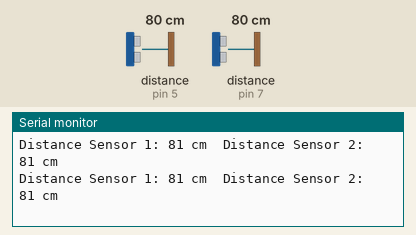
The sketch below on a simulated Arduino Uno, built with avr-gcc and run on an emulated ATmega328P. On the bench: the last lines printed to the serial monitor. The inputs (shaded band) are chosen by the test bench; at power-on: distance to the obstacle (sensors on pin 5, pin 7) 80 cm. The echo pulse lasts 58.3 µs per cm.

Above: at 1.3 s.
1.4 s: distance to the obstacle (sensor on pin 5) set to 2 cm
At 2.0 s:
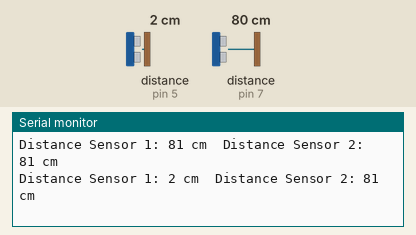
2.9 s: distance to the obstacle (sensor on pin 7) set to 2 cm
At 3.5 s:
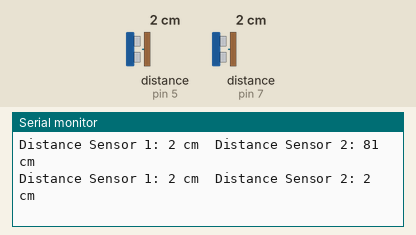
4.4 s: distance to the obstacle (sensor on pin 5) set to 4 cm
At 5.0 s:
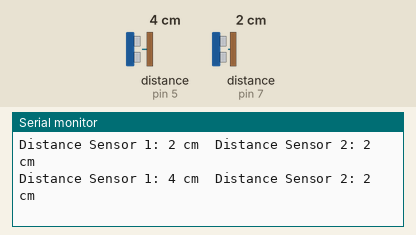
5.9 s: distance to the obstacle (sensor on pin 7) set to 4 cm
At 6.5 s:
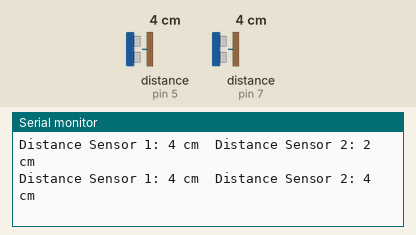
Timing chart, 0 to 8.4 s (numbered marks = the images above; inputs shaded):
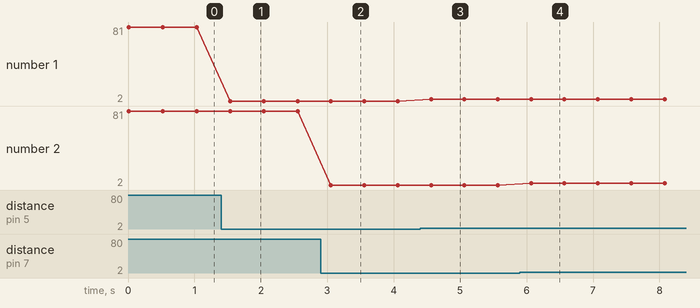

Measured:
- after the input at 1.4 s, the serial monitor: prints a new line after 0.14 s (image 1)
- after the input at 2.9 s, the serial monitor: prints a new line after 0.16 s (image 2)
- after the input at 4.4 s, the serial monitor: prints a new line after 0.16 s (image 3)
- after the input at 5.9 s, the serial monitor: prints a new line after 0.17 s (image 4)
- plotted number 1: 2 → 4 after the input at 4.4 s

The sketch:

2-ultraSonicSensors.ino
```cpp
#include <NewPing.h>


#define trigPin1 4
#define echoPin1 5
#define trigPin2 6
#define echoPin2 7

NewPing sonar1(trigPin1, echoPin1);
NewPing sonar2(trigPin2, echoPin2);

void setup() {
  Serial.begin(9600);
}

void loop() {

  unsigned int distance1 = sonar1.ping_cm();
  unsigned int distance2 = sonar2.ping_cm();


  Serial.print("Distance Sensor 1: ");
  Serial.print(distance1);
  Serial.print(" cm\t");

  Serial.print("Distance Sensor 2: ");
  Serial.print(distance2);
  Serial.println(" cm");


  delay(500);
}
```

sd_Example.cpp
```cpp
/*
  SD card read/write
 ** MOSI - pin 11
 ** MISO - pin 12
 ** CLK - pin 13
 ** CS - pin 4
*/

#include <SPI.h>
#include <SD.h>

File myFile;

void setup() {
  // Open serial communications and wait for port to open:
  Serial.begin(9600);
  while (!Serial) {
    ; // wait for serial port to connect. Needed for native USB port only
  }


  Serial.print("Initializing SD card...");

  if (!SD.begin(4)) {
    Serial.println("initialization failed!");
    while (1);
  }
  Serial.println("initialization done.");

  // open the file. note that only one file can be open at a time,
  // so you have to close this one before opening another.
  myFile = SD.open("test.txt", FILE_WRITE);

  // if the file opened okay, write to it:
  if (myFile) {
    Serial.print("Writing");
    myFile.println("Just confirming that this is actually happening.");
    // close the file:
    myFile.close();
    Serial.println("done.");
  } else {
    // if the file didn't open, print an error:
    Serial.println("error opening test.txt");
  }

  // re-open the file for reading:
  myFile = SD.open("test.txt");
  if (myFile) {
    Serial.println("test.txt:");

    // read from the file until there's nothing else in it:
    while (myFile.available()) {
      Serial.write(myFile.read());
    }
    // close the file:
    myFile.close();
  } else {
    // if the file didn't open, print an error:
    Serial.println("error opening test.txt");
  }
}

void loop() {
}
```
